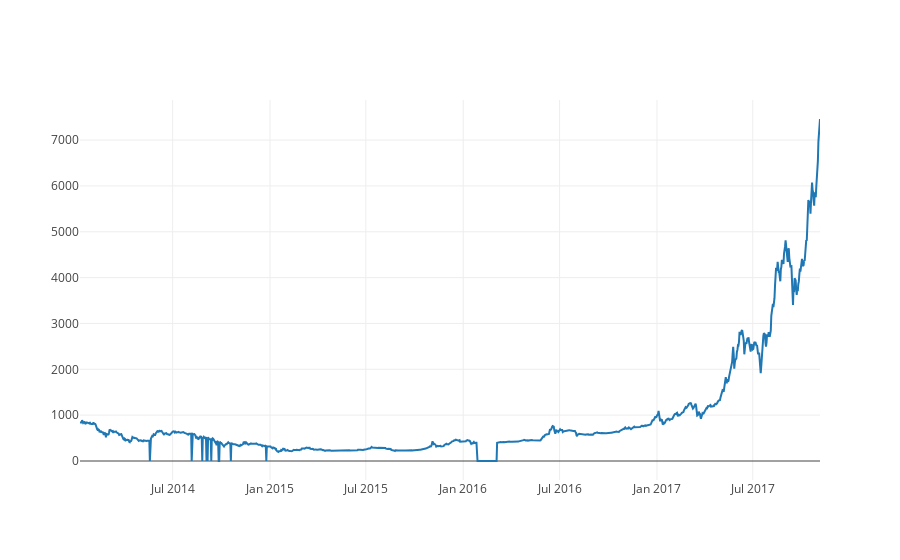

Write notebook code for a chart like this one.
### Markdown cell above
#### Plot line graph base on `Weighted Price`

### Code cell
btc_trace = go.Scatter(x=data.index, y=data['Weighted Price'], name= 'Price')
py.iplot([btc_trace])

### Figure 1 — Plotly figure (JSON) as saved in the notebook; plotly's stock layout.template omitted (floating-point values rounded to 4 significant figures; data arrays with more than 128 entries replaced by an {"elided": "..."} marker saying what was removed)
{"data": [{"name": "Price", "type": "scatter", "x": {"elided": "1399 str values"}, "y": {"elided": "1399 float values"}}], "layout": {}}
